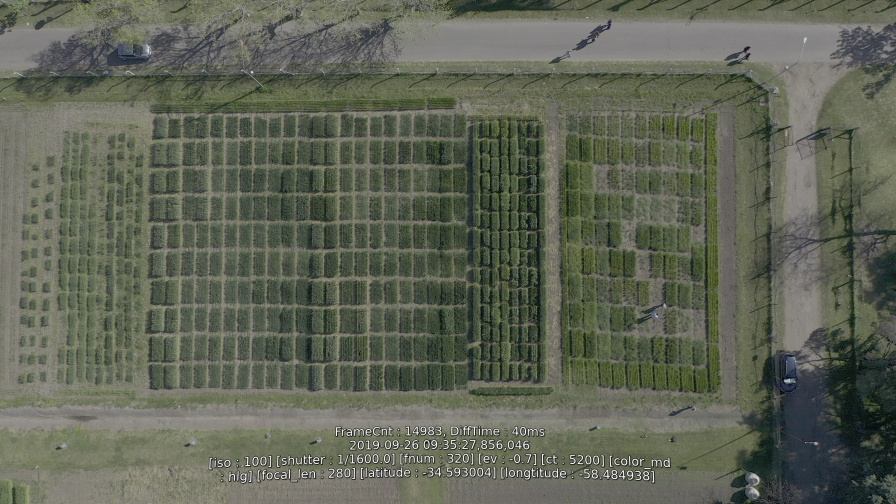
#> input picture CorrecDeDist/Edit_new.jpg, 2688 x 1512 px, found by its file name (shown at 1/3 size)
$ python ControlDeCultivo_v2.py
#> lines starting #> are read from the running program, lines starting #| are printed output that depends on the picture
#!/usr/bin/env python3
# -*- coding: utf-8 -*-
"""
Created on Mon Nov 11 20:52:14 2019

@author: braso
"""

import cv2
import glob
import numpy as np
from numpy import savetxt
import matplotlib.pyplot as plt
import pandas as pd
import os

from srt_to_csv import srt2csv

def createFolder(name):
	try:
		os.listdir(name)
		print('la carpeta {:s} existe'.format(name))
	except:
		os.mkdir(name)
		print('la carpeta {:s} creada'.format(name))

# %% Hacerlos solo si no tenes los CSV DE LOS SRT
path 	= '/media/braso/Elements/Facultad/TAMIU/TAMIUSOULLIER/'
#/media/braso/Elements/Facultad/TAMIU/TAMIUSOULLIER
filExt = 'FAUBA*/'

subtitulos = glob.glob(path+filExt)
subtitulos.sort()

for subt in subtitulos:
	srt2csv(subt)


#%% Correr para cargar los videos y los archivos csv que tiene el codigo
path 	= '/media/braso/Elements/Facultad/TAMIU/TAMIUSOULLIER/'
#/media/braso/Elements/Facultad/TAMIU/TAMIUSOULLIER
filExt = 'FAUBA*/'

dt_frames=glob.glob(path+filExt+'/**/'+'DJI_*.csv')
videos=glob.glob(path+filExt+'/**/'+'*.MP4')


# %%
# Print de las coordenadas en el mundo de un punto de interes en la imagen

A=np.load('/home/braso/Agricultura_UNQ/gps/tl_v2.npy')
#> (reads gps/tl_v2.npy from the repository)
img=cv2.imread('/home/braso/Agricultura_UNQ/CorrecDeDist/Edit_new.jpg', cv2.IMREAD_GRAYSCALE)
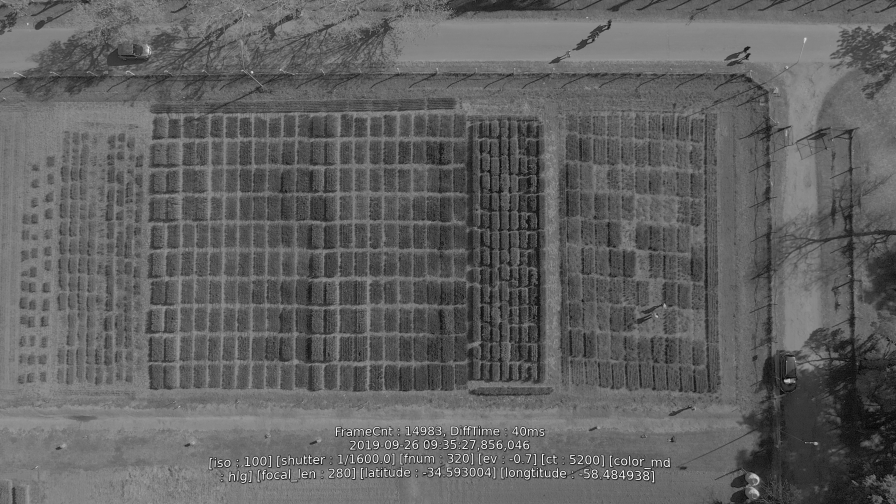
#> img: shape (1512, 2688) (shown at 1/3 size); min 0, max 255, mean 97.5
plt.figure('Elegir Punto de interes ')
plt.imshow(img,'gray')
allow_pickle=False


print('ELegir un punto de interés:\t\n',end=' ')
#> (the run stopped early here; a loop or call above may not have finished)
